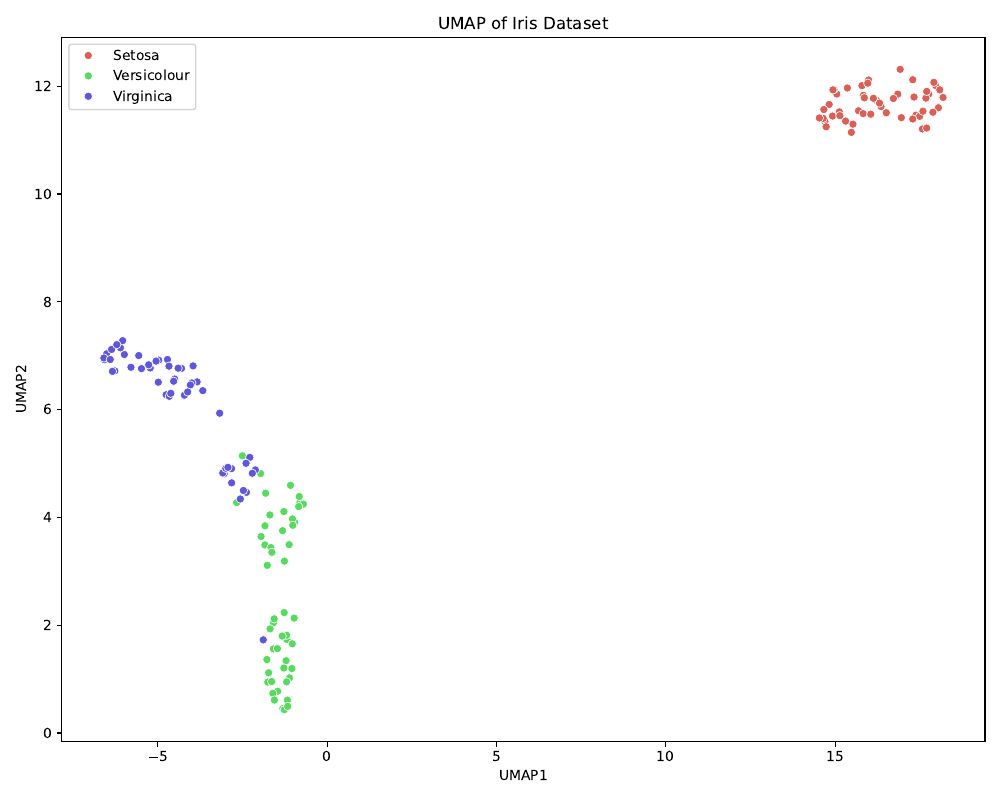

Write Python code to recreate this figure.
import umap
import matplotlib.pyplot as plt
import seaborn as sns
from sklearn.datasets import load_iris

# Load the Iris dataset
data, labels = load_iris(return_X_y=True)
iris_labels = ["Setosa", "Versicolour", "Virginica"]

# Perform UMAP
reducer = umap.UMAP()
embedding = reducer.fit_transform(data)

# Plotting
plt.figure(figsize=(10, 8))
sns.scatterplot(x=embedding[:, 0], y=embedding[:, 1], hue=labels, palette=sns.color_palette("hls", 3), legend='full')

# Labels and legend
plt.title("UMAP of Iris Dataset")
plt.xlabel("UMAP1")
plt.ylabel("UMAP2")
legend_labels = plt.legend().get_texts()
for t, l in zip(legend_labels, iris_labels):
    t.set_text(l)

plt.tight_layout()
plt.savefig("UMAP_Iris.pdf")
plt.show()

